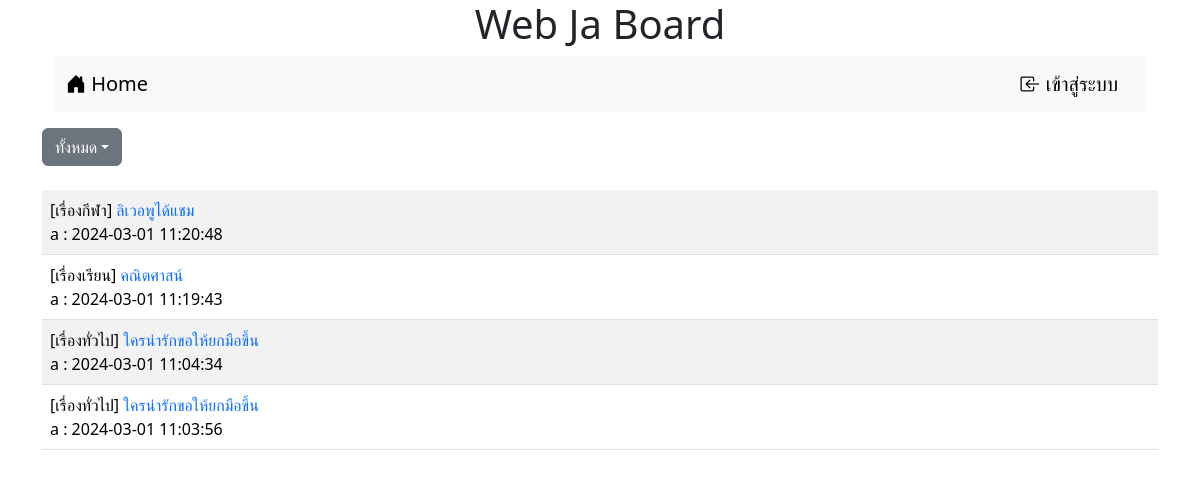
Before: / with the older database file.
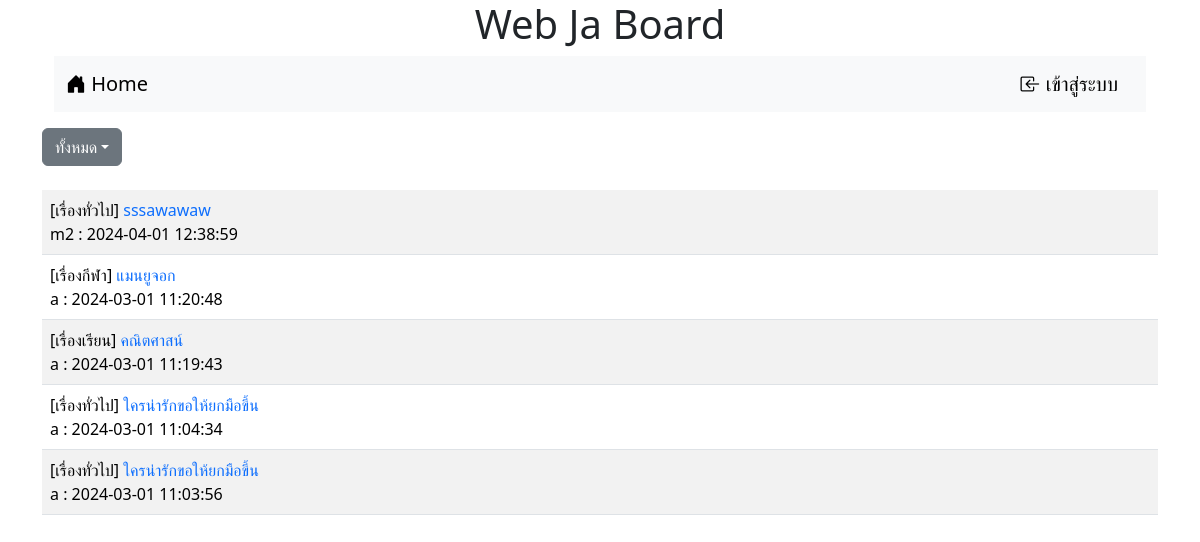
After: the same page with the newer database file.
### tables this page shows
CREATE TABLE `post` (
  `id` int(11) NOT NULL,
  `title` varchar(128) NOT NULL,
  `content` varchar(2048) NOT NULL,
  `post_date` datetime NOT NULL,
  `cat_id` int(11) NOT NULL,
  `user_id` int(11) NOT NULL
);

CREATE TABLE `category` (
  `id` int(11) NOT NULL,
  `name` varchar(32) NOT NULL
);

CREATE TABLE `user` (
  `id` int(11) NOT NULL,
  `login` varchar(32) NOT NULL,
  `password` varchar(64) NOT NULL,
  `name` varchar(64) NOT NULL,
  `gender` char(1) NOT NULL,
  `email` varchar(32) NOT NULL,
  `role` char(1) NOT NULL
);

### index.php (the view, shortened to what this page needs)
<!DOCTYPE html>
<html lang="en">
<head>
    <link href="https://cdn.jsdelivr.net/npm/bootstrap@5.3.2/dist/css/bootstrap.min.css" rel="stylesheet">
    <link rel="stylesheet" href="https://cdn.jsdelivr.net/npm/bootstrap-icons@1.11.3/font/bootstrap-icons.min.css">
</head>
<body>
<div class="container - lg">
    <h1 style="text-align: center;">Web Ja Board</h1>
    <form action="post.php" method="get">
        <div class="container-fluid">
            <nav class="navbar bg-body-tertiary">
                <div class="container-fluid">
                    <a class="navbar-brand" href="index.php"><i class="bi bi-house-door-fill"></i> Home</a>
                    <form class="d-flex"><?php if(!isset($_SESSION['id'])) { ?>
                        <a href="login.php" class="navbar-brand"><i class="bi bi-box-arrow-in-left"></i> เข้าสู่ระบบ</a>
                            <?php }else{ if ($_SESSION["role"] == 'm'&& isset($_SESSION['id'])) { ?>
                                <nav class="nav-item dropdown">
                                <a class="nav-link dropdown-toggle" href="#" role="button" data-bs-toggle="dropdown" aria-expanded="false"><?php echo "<i class='bi bi-people-fill'></i> $_SESSION[username]" ?></a>
                                <ul class="dropdown-menu">
                                    <li><a class="dropdown-item" href="logout.php">ออกจากระบบ</a></li>
                                </ul>
                            </nav>
                            <?php  }if($_SESSION["role"] == 'a'&& isset($_SESSION['id'])) { ?>
                                <?php }}?>
                    </form>
                </div>
            </nav>
        </div>
    <div class="mt-3 d-flex justify-content-between">
    <div class="dropdown-center">
        <button class="btn btn-secondary dropdown-toggle" type="button" data-bs-toggle="dropdown" aria-expanded="false">ทั้งหมด</button>
                    <?php
                            $sql="SELECT * FROM category";
                            ?>
                    </div>
    </div>
    <table class="table table-striped mt-4">
    <?php
         $conn=new PDO("mysql:host=localhost;dbname=webboard;charset=utf8","root","");
         if(isset($_GET["cat"])){
         $sql="SELECT t3.name,t1.title,t1.id,t2.login,t1.post_date,t1.user_id FROM post as t1
         INNER JOIN user as t2 ON (t1.user_id=t2.id)
         INNER JOIN category as t3 ON (t1.cat_id=t3.id)WHERE t3.id=$_GET[cat] ORDER BY t1.post_date DESC";
         }
         else{
            $sql="SELECT t3.name,t1.title,t1.id,t2.login,t1.post_date,t1.user_id FROM post as t1
         INNER JOIN user as t2 ON (t1.user_id=t2.id)
         INNER JOIN category as t3 ON (t1.cat_id=t3.id)  ORDER BY t1.post_date DESC";
         }
         $result=$conn->query($sql);
        while($row = $result->fetch()){
            if(isset($_SESSION['id'])&& $_SESSION['role'] == 'm'){
                if($_SESSION['user_id']!= $row[5]){
                echo"<tr><td class=col-10>[$row[0]] <a href=post.php?id=$row[2] style=text-decoration:none>$row[1]</a><BR>$row[3] : $row[4]</td><td class=col-1></td><td class=col-1></td></tr>";
                }
                else{
                echo "<tr><td class=col-10>[$row[0]] <a href=post.php?id=$row[2] style=text-decoration:none>$row[1]</a><BR>$row[3] : $row[4]</td><td class=col-1><a href='editpost.php?edit=$row[2]&user=$row[5]' name='edit'  class='btn btn-warning bi bi-pencil-fill'>แก้ไข</a></td>";
                echo "<td class=col-1><a href='delete.php?del=$row[2]&user=$row[5]' name='del' onclick='return myConfirm()' class='btn btn-danger bi bi-trash'></a></td></tr>"; }
        }
            else echo"<tr><td>[$row[0]] <a href=post.php?id=$row[2] style=text-decoration:none>$row[1]</a><BR>$row[3] : $row[4]</td></tr>";
        }
        ?>
    </table>
</div>
</body>
</html>

Changed rows visible on the page:
added post: category.name "เรื่องทั่วไป", title "sssawawaw", user.login "m2", post_date "2024-04-01 12:38:59"
changed post "เรื่องกีฬา": title "ลิเวอพูได้แชม" → "แมนยูจอก"
